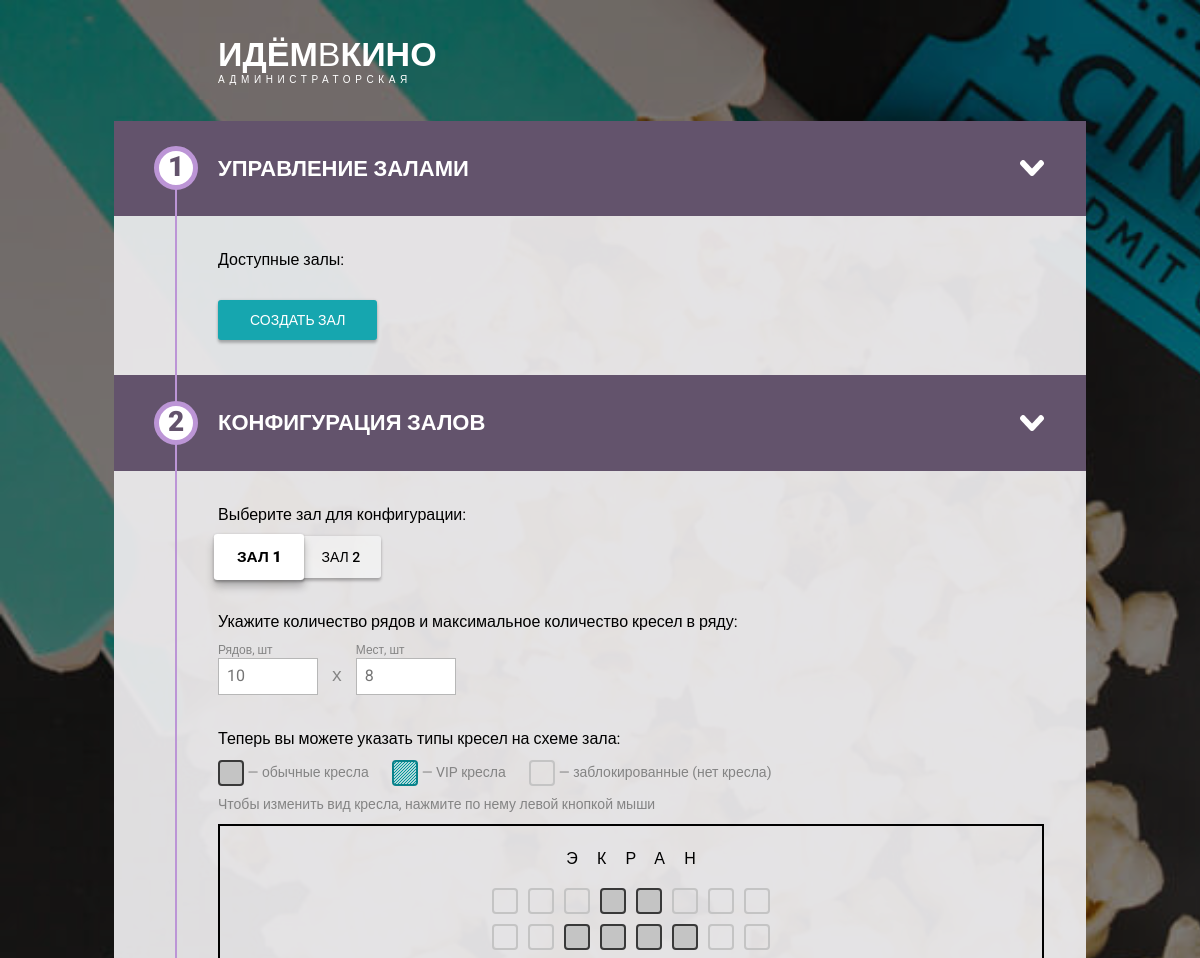
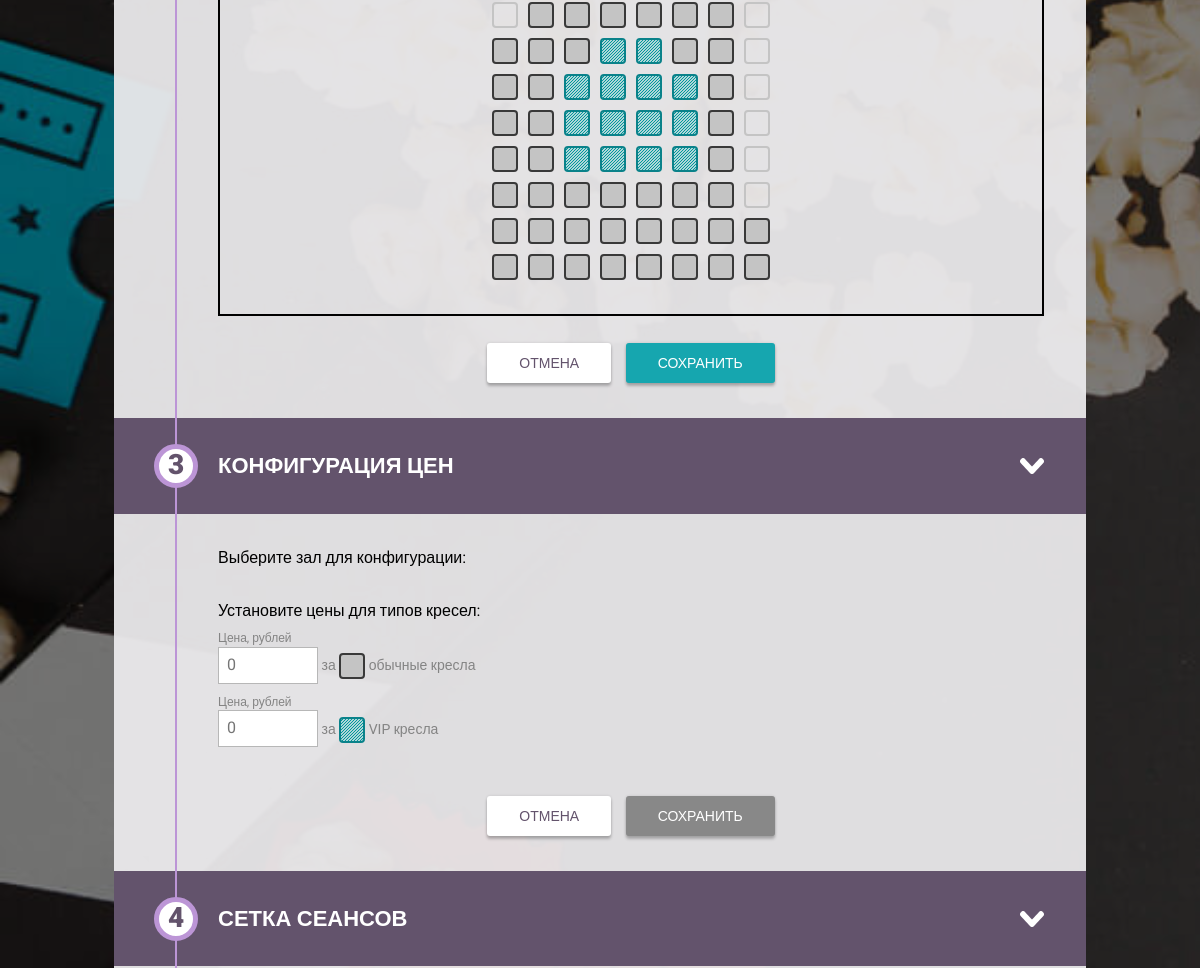
/admin/index.php (signed in, upper part), run on an earlier commit of the app's database (2 pictures, top to bottom).
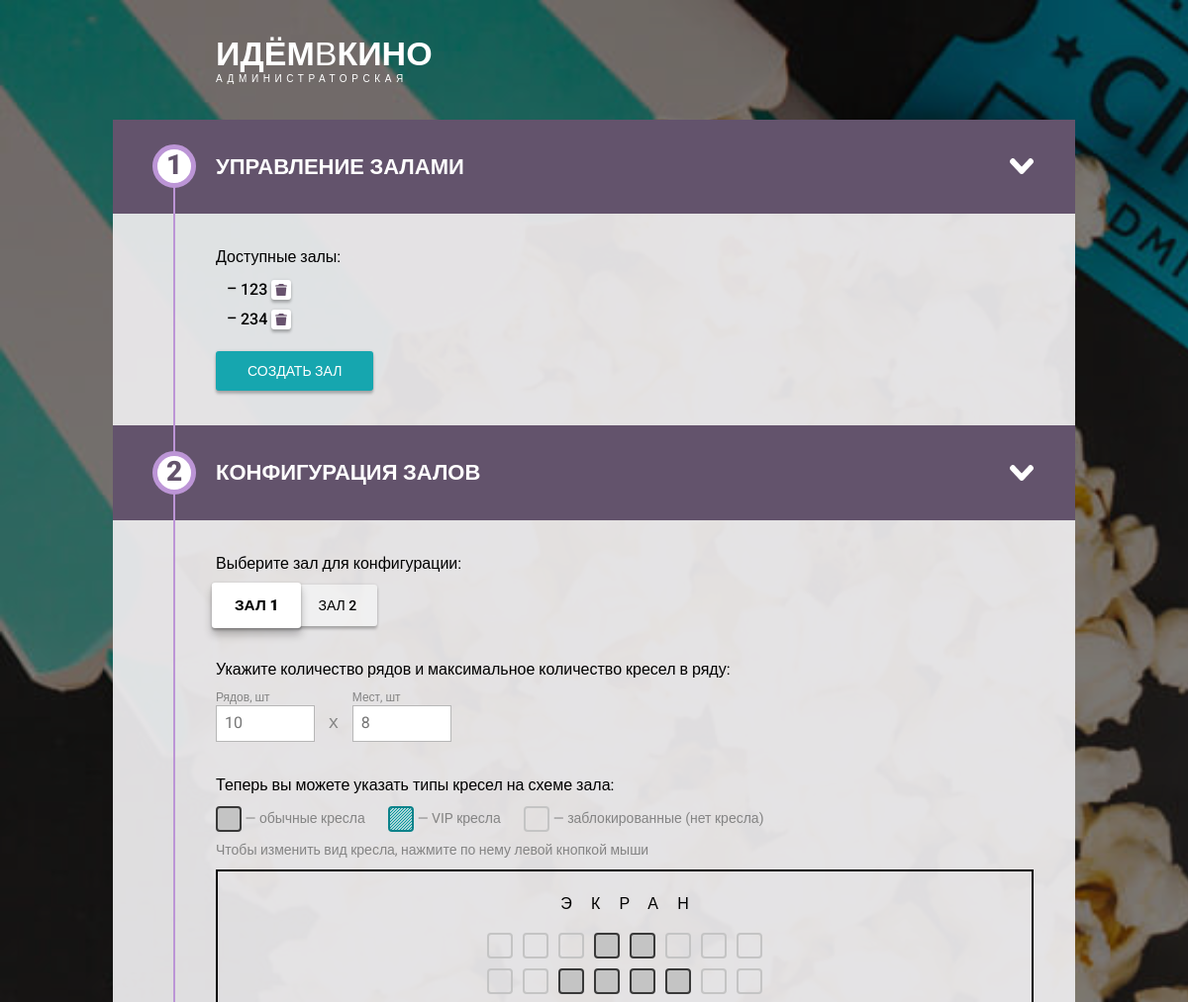
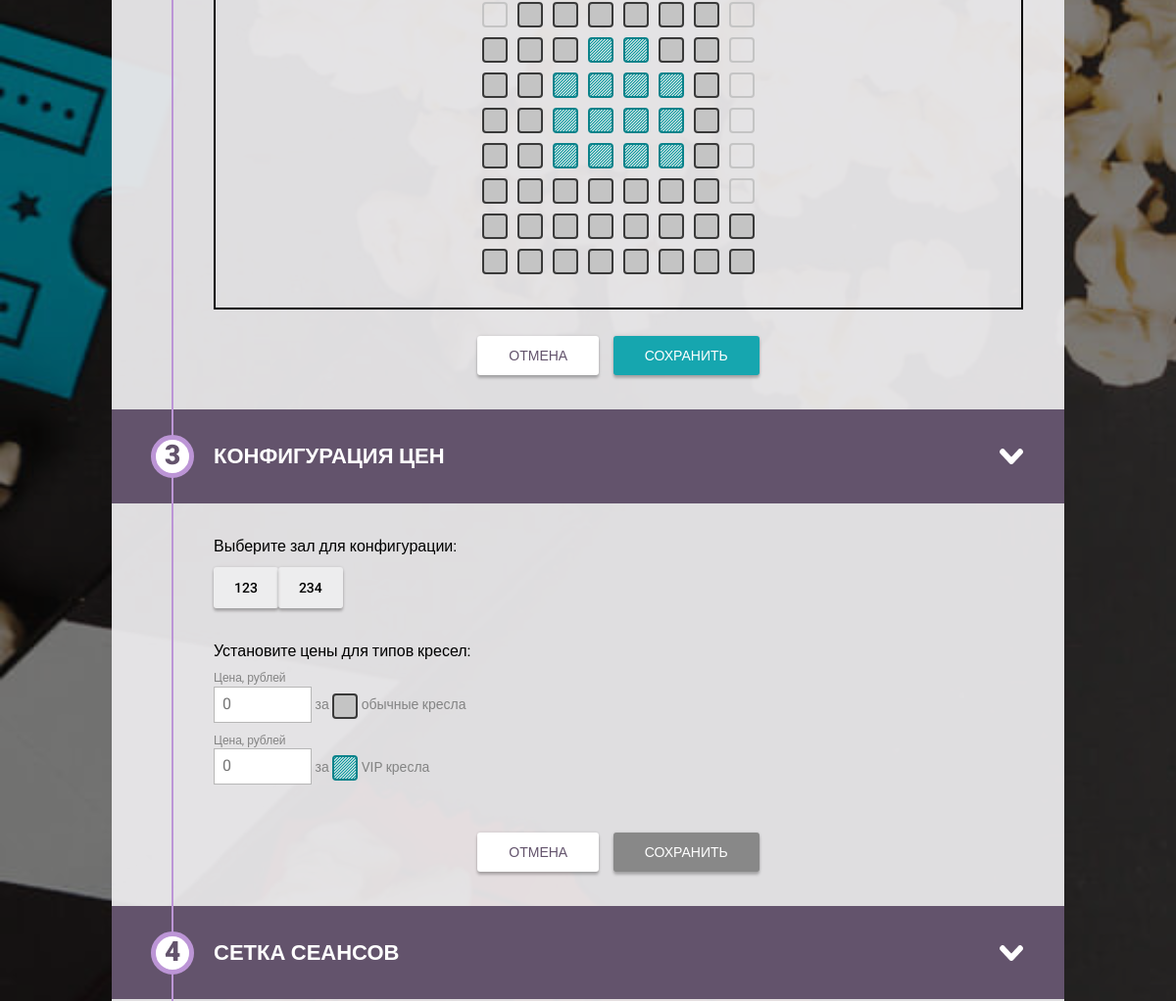
And on a later commit of the database (2 pictures, top to bottom).
### tables this page shows
CREATE TABLE IF NOT EXISTS `halls` (
  `id` int(11) NOT NULL AUTO_INCREMENT,
  `name` varchar(100) DEFAULT NULL,
  `grid` longtext DEFAULT NULL,
  `cost` longtext DEFAULT '{"standart": 100, "vip":150}',
  PRIMARY KEY (`id`)
);

### classes/Database.php (called while the page is built, shortened)
<?php
class Database {
    private $host = 'localhost';
    private $db_name = 'diploma_php';
    private $username = 'diplom_user';
    private $password = '123456789Qwer1';
    private $conn;
    private function connect() {
        $this->conn = null;
        try {
            $this->conn = new PDO('mysql:host=' . $this->host . ';dbname=' . $this->db_name, $this->username, $this->password);
            $this->conn->setAttribute(PDO::ATTR_ERRMODE, PDO::ERRMODE_EXCEPTION);
        } catch (PDOException $e) {
            echo 'Connection Error: ' . $e->getMessage();
        }
    }
    public function query($query, $params = []) {
        $stmt = $this->conn->prepare($query);
        $stmt->execute();
        return $stmt->fetchAll(PDO::FETCH_ASSOC);
    }
    public function selectWhere($table, $columns, $where) {
        if(count($columns) >= 1)
            $columns_str = implode(", ", $columns);
        else
            $columns_str = '*';
        $query = "SELECT $columns_str FROM $table";
        return $this->query($query);
    }
}
?>

### admin/index.php (the view, shortened to what this page needs)
<?
require_once $_SERVER['DOCUMENT_ROOT'] . '/service/header.php';
?>
<!DOCTYPE html>
<html lang="ru">
<head>
    <link rel="stylesheet" href="CSS/normalize.css">
    <link rel="stylesheet" href="CSS/styles.css">
</head>
<body>
<header class="page-header">
    <h1 class="page-header__title">Идём<span>в</span>кино</h1>
    <span class="page-header__subtitle">Администраторская</span>
</header>
<main class="conf-steps">
    <section class="conf-step">
        <header class="conf-step__header conf-step__header_opened">
            <h2 class="conf-step__title">Управление залами</h2>
        </header>
        <div class="conf-step__wrapper">
            <p class="conf-step__paragraph">Доступные залы:</p>
            <ul class="conf-step__list">
                <? $allHalls = $db->selectWhere('halls', ['id', 'name'], []);
                foreach ($allHalls as $hall): ?>
                    <li>
                        <?= $hall['name'] ?>
                        <button class="conf-step__button conf-step__button-trash"
                                data-idhall="<?= $hall['id'] ?>"></button>
                    </li>
                <? endforeach; ?>
            </ul>
            <button class="conf-step__button conf-step__button-accent" id="addHall">Создать зал</button>
        </div>
    </section>
    <section class="conf-step">
        <header class="conf-step__header conf-step__header_opened">
            <h2 class="conf-step__title">Конфигурация залов</h2>
        </header>
        <div class="conf-step__wrapper">
            <p class="conf-step__paragraph">Выберите зал для конфигурации:</p>
            <ul class="conf-step__selectors-box">
                <li><input type="radio" class="conf-step__radio" name="chairs-hall" value="Зал 1" checked><span
                            class="conf-step__selector">Зал 1</span></li>
                <li><input type="radio" class="conf-step__radio" name="chairs-hall" value="Зал 2"><span
                            class="conf-step__selector">Зал 2</span></li>
            </ul>
            <p class="conf-step__paragraph">Укажите количество рядов и максимальное количество кресел в ряду:</p>
            <div class="conf-step__legend">
                <label class="conf-step__label">Рядов, шт<input type="text" class="conf-step__input"
                                                                placeholder="10"></label>
                <span class="multiplier">x</span>
                <label class="conf-step__label">Мест, шт<input type="text" class="conf-step__input"
                                                               placeholder="8"></label>
            </div>
            <p class="conf-step__paragraph">Теперь вы можете указать типы кресел на схеме зала:</p>
            <div class="conf-step__legend">
                <span class="conf-step__chair conf-step__chair_standart"></span> — обычные кресла
                <span class="conf-step__chair conf-step__chair_vip"></span> — VIP кресла
                <span class="conf-step__chair conf-step__chair_disabled"></span> — заблокированные (нет кресла)
                <p class="conf-step__hint">Чтобы изменить вид кресла, нажмите по нему левой кнопкой мыши</p>
            </div>
            <div class="conf-step__hall">
                <div class="conf-step__hall-wrapper">
                    <div class="conf-step__row">
                        <span class="conf-step__chair conf-step__chair_disabled"></span><span
                                class="conf-step__chair conf-step__chair_disabled"></span>
                        <span class="conf-step__chair conf-step__chair_disabled"></span><span
                                class="conf-step__chair conf-step__chair_standart"></span>
                        <span class="conf-step__chair conf-step__chair_standart"></span><span
                                class="conf-step__chair conf-step__chair_disabled"></span>
                        <span class="conf-step__chair conf-step__chair_disabled"></span><span
                                class="conf-step__chair conf-step__chair_disabled"></span>
                    </div>
                    <div class="conf-step__row">
                        <span class="conf-step__chair conf-step__chair_disabled"></span><span
                                class="conf-step__chair conf-step__chair_disabled"></span>
                        <span class="conf-step__chair conf-step__chair_standart"></span><span
                                class="conf-step__chair conf-step__chair_standart"></span>
                        <span class="conf-step__chair conf-step__chair_standart"></span><span
                                class="conf-step__chair conf-step__chair_standart"></span>
                        <span class="conf-step__chair conf-step__chair_disabled"></span><span
                                class="conf-step__chair conf-step__chair_disabled"></span>
                    </div>
                    <div class="conf-step__row">
                        <span class="conf-step__chair conf-step__chair_disabled"></span><span
                                class="conf-step__chair conf-step__chair_standart"></span>
                        <span class="conf-step__chair conf-step__chair_standart"></span><span
                                class="conf-step__chair conf-step__chair_standart"></span>
                        <span class="conf-step__chair conf-step__chair_standart"></span><span
                                class="conf-step__chair conf-step__chair_standart"></span>
                        <span class="conf-step__chair conf-step__chair_standart"></span><span
                                class="conf-step__chair conf-step__chair_disabled"></span>
                    </div>
                    <div class="conf-step__row">
                        <span class="conf-step__chair conf-step__chair_standart"></span><span
                                class="conf-step__chair conf-step__chair_standart"></span>
                        <span class="conf-step__chair conf-step__chair_standart"></span><span
                                class="conf-step__chair conf-step__chair_vip"></span>
                        <span class="conf-step__chair conf-step__chair_vip"></span><span
                                class="conf-step__chair conf-step__chair_standart"></span>
                        <span class="conf-step__chair conf-step__chair_standart"></span><span
                                class="conf-step__chair conf-step__chair_disabled"></span>
                    </div>
                    <div class="conf-step__row">
                        <span class="conf-step__chair conf-step__chair_standart"></span><span
                                class="conf-step__chair conf-step__chair_standart"></span>
                        <span class="conf-step__chair conf-step__chair_vip"></span><span
                                class="conf-step__chair conf-step__chair_vip"></span>
                        <span class="conf-step__chair conf-step__chair_vip"></span><span
                                class="conf-step__chair conf-step__chair_vip"></span>
                        <span class="conf-step__chair conf-step__chair_standart"></span><span
                                class="conf-step__chair conf-step__chair_disabled"></span>
                    </div>
                    <div class="conf-step__row">
                        <span class="conf-step__chair conf-step__chair_standart"></span><span
                                class="conf-step__chair conf-step__chair_standart"></span>
                        <span class="conf-step__chair conf-step__chair_vip"></span><span
                                class="conf-step__chair conf-step__chair_vip"></span>
                        <span class="conf-step__chair conf-step__chair_vip"></span><span
                                class="conf-step__chair conf-step__chair_vip"></span>
                        <span class="conf-step__chair conf-step__chair_standart"></span><span
                                class="conf-step__chair conf-step__chair_disabled"></span>
                    </div>
                    <div class="conf-step__row">
                        <span class="conf-step__chair conf-step__chair_standart"></span><span
                                class="conf-step__chair conf-step__chair_standart"></span>
                        <span class="conf-step__chair conf-step__chair_vip"></span><span
                                class="conf-step__chair conf-step__chair_vip"></span>
                        <span class="conf-step__chair conf-step__chair_vip"></span><span
                                class="conf-step__chair conf-step__chair_vip"></span>
                        <span class="conf-step__chair conf-step__chair_standart"></span><span
                                class="conf-step__chair conf-step__chair_disabled"></span>
                    </div>
                    <div class="conf-step__row">
                        <span class="conf-step__chair conf-step__chair_standart"></span><span
                                class="conf-step__chair conf-step__chair_standart"></span>
                        <span class="conf-step__chair conf-step__chair_standart"></span><span
                                class="conf-step__chair conf-step__chair_standart"></span>
                        <span class="conf-step__chair conf-step__chair_standart"></span><span
                                class="conf-step__chair conf-step__chair_standart"></span>
                        <span class="conf-step__chair conf-step__chair_standart"></span><span
                                class="conf-step__chair conf-step__chair_disabled"></span>
                    </div>
                    <div class="conf-step__row">
                        <span class="conf-step__chair conf-step__chair_standart"></span><span
                                class="conf-step__chair conf-step__chair_standart"></span>
                        <span class="conf-step__chair conf-step__chair_standart"></span><span
                                class="conf-step__chair conf-step__chair_standart"></span>
                        <span class="conf-step__chair conf-step__chair_standart"></span><span
                                class="conf-step__chair conf-step__chair_standart"></span>
                        <span class="conf-step__chair conf-step__chair_standart"></span><span
                                class="conf-step__chair conf-step__chair_standart"></span>
                    </div>
                    <div class="conf-step__row">
                        <span class="conf-step__chair conf-step__chair_standart"></span><span
                                class="conf-step__chair conf-step__chair_standart"></span>
                        <span class="conf-step__chair conf-step__chair_standart"></span><span
                                class="conf-step__chair conf-step__chair_standart"></span>
                        <span class="conf-step__chair conf-step__chair_standart"></span><span
                                class="conf-step__chair conf-step__chair_standart"></span>
                        <span class="conf-step__chair conf-step__chair_standart"></span><span
                                class="conf-step__chair conf-step__chair_standart"></span>
                    </div>
                </div>
            </div>
            <fieldset class="conf-step__buttons text-center">
                <button class="conf-step__button conf-step__button-regular">Отмена</button>
                <input type="submit" value="Сохранить" class="conf-step__button conf-step__button-accent">
            </fieldset>
        </div>
    </section>
    <section class="conf-step">
        <header class="conf-step__header conf-step__header_opened">
            <h2 class="conf-step__title">Конфигурация цен</h2>
        </header>
        <div class="conf-step__wrapper">
            <p class="conf-step__paragraph">Выберите зал для конфигурации:</p>
            <ul class="conf-step__selectors-box">
                <?foreach ($allHalls as $hall): ?>
                    <li>
                        <input type="radio" class="conf-step__radio" name="prices-hall" value="<?=$hall['id']?>"><span
                                class="conf-step__selector"><?=$hall['name']?></span>
                    </li>
                <?endforeach;?>
            </ul>
            <p class="conf-step__paragraph">Установите цены для типов кресел:</p>
            <div class="conf-step__legend">
                <label class="conf-step__label">Цена, рублей<input type="text" class="conf-step__input" placeholder="0" id="costStandart"></label>
                за <span class="conf-step__chair conf-step__chair_standart"></span> обычные кресла
            </div>
            <div class="conf-step__legend">
                <label class="conf-step__label">Цена, рублей<input type="text" class="conf-step__input" placeholder="0" id="costVip"></label>
                за <span class="conf-step__chair conf-step__chair_vip"></span> VIP кресла
            </div>
            <div class="conf-step__wrapper__save-status" id="hallSave"></div>
            <fieldset class="conf-step__buttons text-center">
                <button class="conf-step__button conf-step__button-regular">Отмена</button>
                <input type="submit" value="Сохранить" class="conf-step__button conf-step__button-accent" id="saveCost" disabled>
            </fieldset>
        </div>
    </section>
    <section class="conf-step">
        <header class="conf-step__header conf-step__header_opened">
            <h2 class="conf-step__title">Сетка сеансов</h2>
        </header>
    </section>
</main>
</body>
</html>

What changed in the data, as far as the page shows it:
added halls: name "123"
added halls: name "234"
